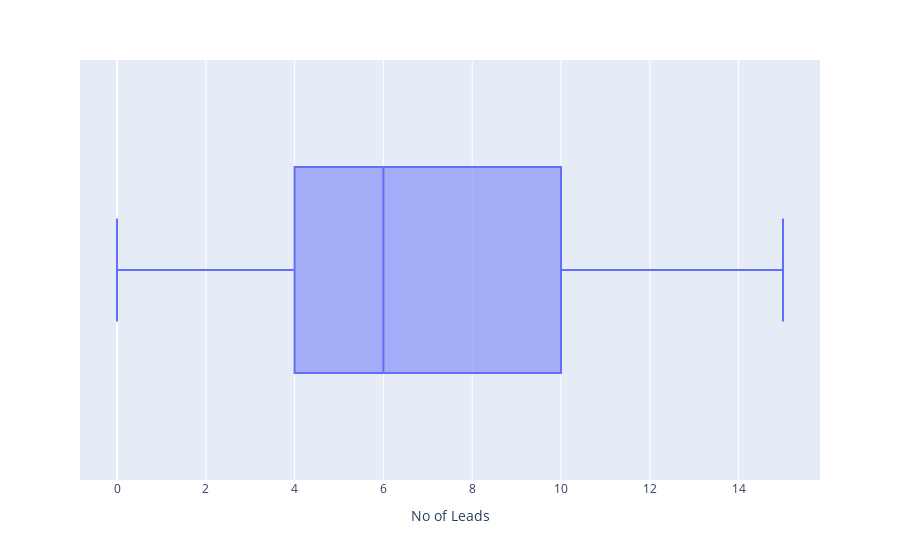

Notebook code for this chart:
### Code cell
fig=px.box(data, x='No of Leads');
fig.show()

### Figure 1 — Plotly figure (JSON) as saved in the notebook; plotly's stock layout.template omitted (floating-point values rounded to 4 significant figures)
{"data": [{"alignmentgroup": "True", "hovertemplate": "No of Leads=%{x}<extra></extra>", "legendgroup": "", "marker": {"color": "#636efa"}, "name": "", "notched": false, "offsetgroup": "", "orientation": "h", "showlegend": false, "type": "box", "x": [2, 1, 5, 4, 5, 5, 0, 10, 7, 6, 10, 7, 1, 5, 4, 4, 0, 7, 3, 4, 10, 9, 8, 4, 3, 15, 12, 4, 10, 11, 5, 2, 9, 14, 1, 9, 12, 3, 15, 0, 15, 10, 4, 7, 10, 8, 8, 6, null, null, null, null, null, null, null, null, null, null], "x0": " ", "xaxis": "x", "y0": " ", "yaxis": "y"}], "layout": {"boxmode": "group", "legend": {"tracegroupgap": 0}, "margin": {"t": 60}, "xaxis": {"anchor": "y", "domain": [0, 1], "title": {"text": "No of Leads"}}, "yaxis": {"anchor": "x", "domain": [0, 1]}}}
